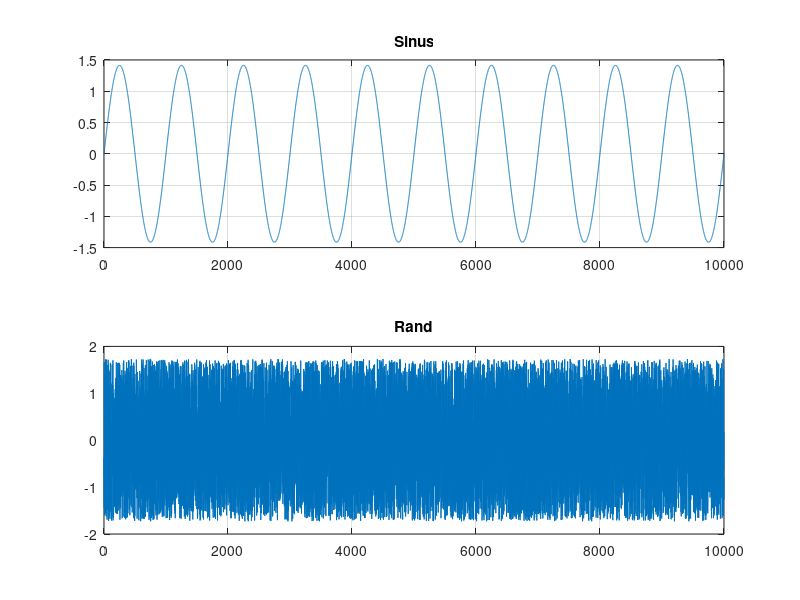
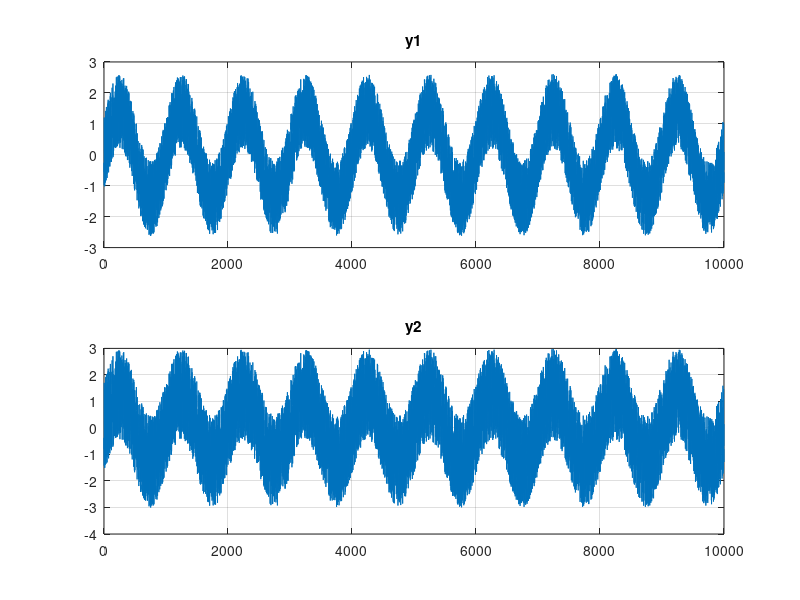
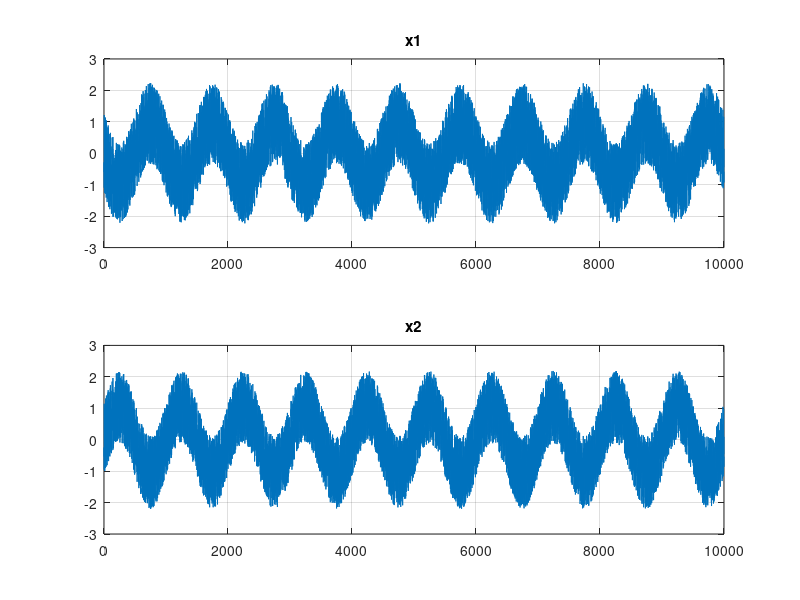
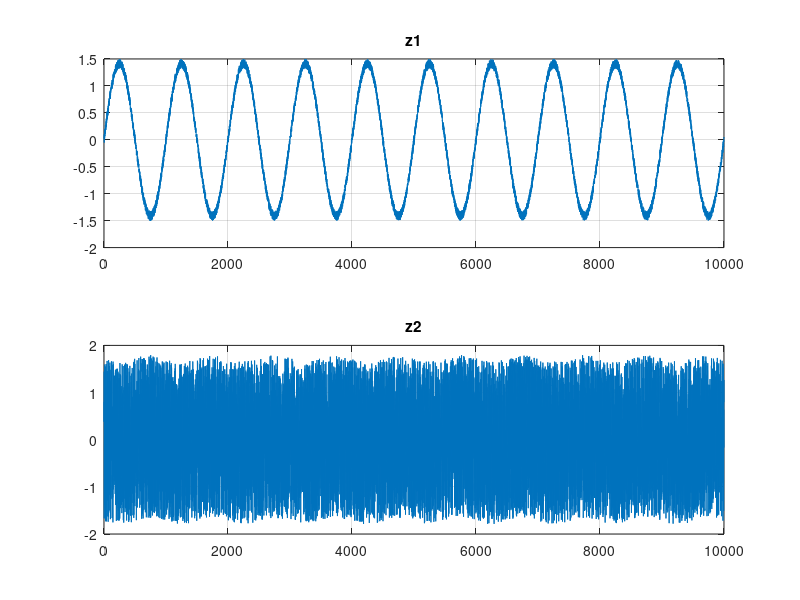

MATLAB code to generate these figures, in order:
clc; clear; close all


f1 = 0.001;

n = 10000;
t = (0:n-1)';
sigma = 0;

% sources
s1 = sin(2 * pi * f1 * t);
s2 = 5 * rand(n, 1);

% centrees reduites
s1 = (s1 - mean(s1));
s1 = s1 / std(s1);
s2 = (s2 - mean(s2));
s2 = s2 / std(s2);

% matrice de melange
m = [1 0.7; 0.9 1];

% observations
y1 = m(1,1) * s1 + m(1,2) * s2 + sigma * randn(n, 1);
y2 = m(2,1) * s1 + m(2,2) * s2 + sigma * randn(n, 1);

s = [s1 s2]';
sigma = 0;
bruit = sigma * randn(2, n);
y = m * s + bruit;

% decorrelation
Ry = cov(y');
[Q, Dy] = eig(Ry);
B = Dy^(-1/2) * Q';

x = B * y;
Rx = cov(x');

% separation
tau = 0.5;
N = size(s, 1);
for i = 1:N
    for j = 1:N
        for k = 1:N
            for l = 1:N
                cum(i, j, k, l) = mean(x(i, :).*x(j,:).*x(k,:).*x(l,:)) - mean(x(i,:).*x(j,:))*mean(x(k,:).*x(l,:)) - mean(x(i,:).*x(k,:))*mean(x(j,:).*x(l,:)) - mean(x(i,:).*x(l,:))*mean(x(j,:).*x(k,:));
            end
        end
    end
end
Cx = cum(:, :, 2, 2);

choix = menu("Choisir entre corrélation et cumulant : ", "Corrélation", "Cumulant");
if choix == 1
    Tx = Rx - tau;
    T1 = Rx;
else
    Tx = Cx - tau;
    T1 = Cx;
end
% si vp de Tx distinctes 2 à 2

Tx = (Tx + Tx') / 2;
[U, D] = eig(Tx);
z = U' * x;

% sinon

T2 = Tx;
[V, L] = eig(T2, T1);
%z = V' * x;
DP = U' * B * m;

%% Representations

figure(1)
subplot(2,1,1)
plot(t, s1)
grid()
title("Sinus")
subplot(2,1,2)
plot(t, s2)
grid()
title("Rand")


figure(2)
subplot(2,1,1)
plot(t, y1)
grid()
title("y1")
subplot(2,1,2)
plot(t, y2)
grid()
title("y2")

figure(3)
subplot(2,1,1)
plot(t, x(1,:))
grid()
title("x1")
subplot(2,1,2)
plot(t, x(2,:))
grid()
title("x2")

figure(4)
subplot(2,1,1)
plot(t, z(2,:))
grid()
title("z1")
subplot(2,1,2)
plot(t, z(1,:))
grid()
title("z2")